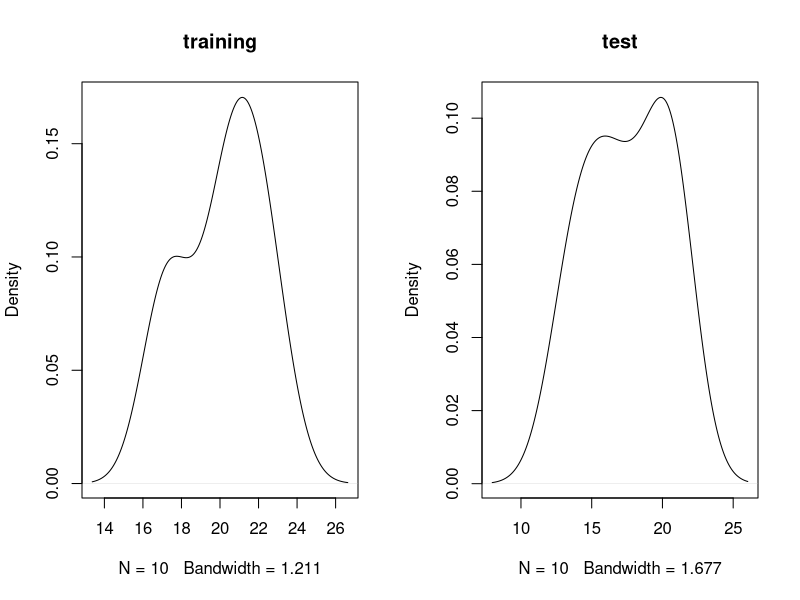
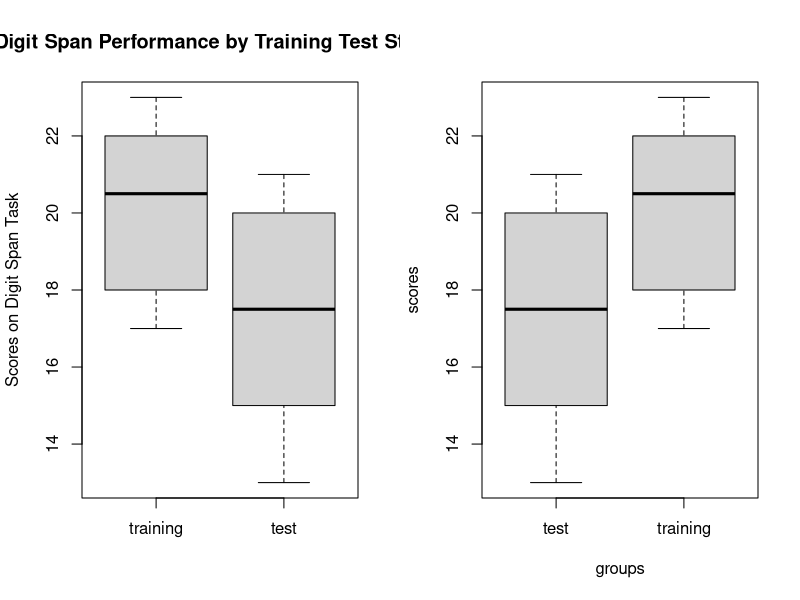

Recreate these plots in R, in order.
#Exercise For Chapter 5
#Name:Raka Choudhury
#UNCC Id:800960315

#The help() function provides access to the documentation pages for R functions,data sets etc.
help("t.test")

#c() allows to enter data manually to a vector
training = c(18,22,21,17,20,17,23,20,22,21)
test = c(16,20,14,21,20,18,13,15,17,21)

#The plots show similar overall ditribution for both training and test dataset
#Both datasets have 10 values each.Highest density for training dataset(around 0.15) is higher compared to that of test dataset(around 0.08)
#par can be used to set or query graphical parameters
#set figure so next two plots appear side-by-side
par(mfrow=c(1,2))               # set graphics window to plot side by side
#plot is a generic function for plotting of objects
#density plots[plot(density(x)) where x is a numeric vector] - To view the distribution of a variable
#1st plot is for the training dataset and 2nd plot is for test dataset
plot(density(training), main="training")
plot(density(test), main="test")

#boxplots are made.For training dataset, mean Scores on Digit Span Task 
#is higher(20.1 -> between 20 and 22) compared to that of test dataset(17.5 -> between 16 and 18)
#par can be used to set or query graphical parameters
# plot and label y-axis
# group names on x-axis
# main title
boxplot(training, test, ylab = "Scores on Digit Span Task",names = c("training","test"),main = "Digit Span Performance by Training Test Status")  

#standard numerical summaries 
#For training dataset,mean is higher(20.1) compared to that of test dataset(17.5)
#But standard deviation for both test and training datasets are equal(2.13177) 
#mean() and sd() are directly available functions for calculating mean and standad deviation
mean(training)
#20.1
sd(training)
#2.13177
mean(test)
#17.5
sd(test)
#2.13177

#Standard Errors:
#Getting standard error values
sqrt(var(training)/length(training))     # assumes no missing values
#0.6741249
sqrt(var(test)/length(test))             # ditto
#0.9339284

#If p value is less than 0.05 - variable is significant.Here p-value is less than 0.05.
#Hypothesis is not true.Here T-value is greater than 0.
#According to t-test,the value of t differs from 0 by an amount which has 
#probability less than 0.05 of being attained if that hypothesis were true.
#Therefore the result is evidence of some strength that the hypotesis is not true,and the mean is different.
#data:  training and test
#t = 2.2573, df = 16.376, p-value = 0.03798
#alternative hypothesis: true difference in means is not equal to 0
#95 percent confidence interval:
#0.1628205 5.0371795
#sample estimates:
#mean of x mean of y 
#20.1      17.5 
#mean values are different but this difference may or may not mean much.T test is useful in such scenarios.
t.test(training, test)

t.test(training, test, alternative="greater", var.equal=T)
#95 percent confidence interval:
# 0.6026879       Inf

#Here we can specify values for conf.level to vary the confidence interval(in %)
t.test(training, test, alternative="greater", var.equal=T,conf.level=.8)
#80 percent confidence interval:
# 1.607084      Inf

scores = c(training, test)   #combine data sets
groups = c("training","test")#Make sure these are in the right order!
groups = rep(groups, times=c(10,10))      # 10 training, 10 test
mj.data = data.frame(groups, scores)
mj.data

#This is very useful as it can be used for clearing up unnecessary values.
#Remove objects no longer needed. 
#useful for Clean up
#rm can be used to remove objects. 
#Specified objects will get removed
rm(scores, groups)                        
attach(mj.data)

by(scores, groups, mean)                  # or tapply(scores,groups,mean)
#groups: test
#[1] 17.5
#groups: training
#[1] 20.1

by(scores, groups, sd)
#groups: test
#[1] 2.953341
#groups: training
#[1] 2.13177

#boxplot function also accepts a formula interface
boxplot(scores ~ groups)                  

t.test(scores ~ groups)

detach(mj.data)
t.test(scores ~ groups, data=mj.data)  
#t = -2.2573, df = 16.376, p-value = 0.03798
#95 percent confidence interval:
#-5.0371795 -0.1628205

wilcox.test(training, test)     
# W = 76.5, p-value = 0.04715
